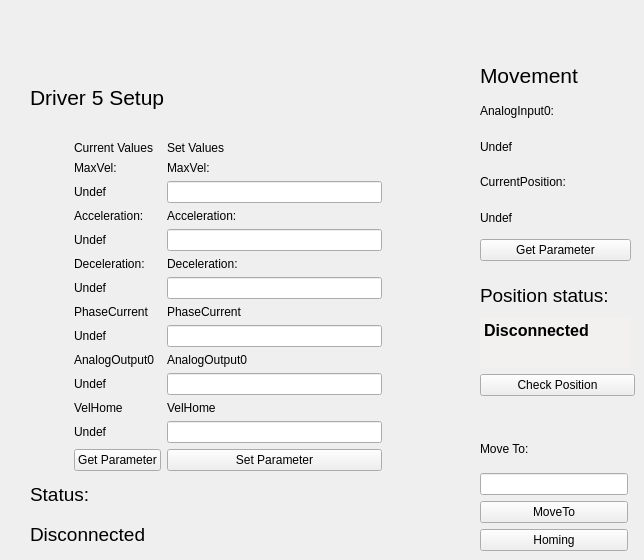
          <widget class="QWidget" name="tab_7">
           <attribute name="title">
            <string>5</string>
           </attribute>
           <attribute name="toolTip">
            <string>Driver 5 Setup and Movimentation</string>
           </attribute>
           <widget class="QWidget" name="layoutWidget_10">
            <property name="geometry">
             <rect>
              <x>480</x>
              <y>430</y>
              <width>148</width>
              <height>121</height>
             </rect>
            </property>
            <layout class="QVBoxLayout" name="verticalLayout_59">
             <item>
              <widget class="QLabel" name="label_225">
               <property name="text">
                <string>Move To:</string>
               </property>
              </widget>
             </item>
             <item>
              <widget class="QLineEdit" name="LineEditMoveToValue_5">
               <property name="toolTip">
                <string>Position to move driver 5</string>
               </property>
              </widget>
             </item>
             <item>
              <widget class="QPushButton" name="MoveTo_5">
               <property name="toolTip">
                <string>Move driver 5 to the position specified above</string>
               </property>
               <property name="text">
                <string>MoveTo</string>
               </property>
              </widget>
             </item>
             <item>
              <widget class="QPushButton" name="Homing_5">
               <property name="toolTip">
                <string>Execute the driver 5 homing procedure</string>
               </property>
               <property name="text">
                <string>Homing</string>
               </property>
              </widget>
             </item>
            </layout>
           </widget>
           <widget class="QWidget" name="layoutWidget_12">
            <property name="geometry">
             <rect>
              <x>480</x>
              <y>60</y>
              <width>151</width>
              <height>201</height>
             </rect>
            </property>
            <layout class="QVBoxLayout" name="verticalLayout_60">
             <item>
              <widget class="QLabel" name="label_228">
               <property name="font">
                <font>
                 <pointsize>16</pointsize>
                </font>
               </property>
               <property name="text">
                <string>Movement</string>
               </property>
              </widget>
             </item>
             <item>
              <widget class="QLabel" name="label_229">
               <property name="text">
                <string>AnalogInput0:</string>
               </property>
              </widget>
             </item>
             <item>
              <widget class="QLabel" name="LabelMovAnalogInput0_5">
               <property name="toolTip">
                <string>Current value of driver 5 AnalogInput(0)</string>
               </property>
               <property name="text">
                <string>Undef</string>
               </property>
              </widget>
             </item>
             <item>
              <widget class="QLabel" name="label_230">
               <property name="text">
                <string>CurrentPosition:</string>
               </property>
              </widget>
             </item>
             <item>
              <widget class="QLabel" name="LabelMovCurrentPosition_5">
               <property name="toolTip">
                <string>Current value of driver 5 CurrentPosition</string>
               </property>
               <property name="text">
                <string>Undef</string>
               </property>
              </widget>
             </item>
             <item>
              <widget class="QPushButton" name="GetParameterMov_5">
               <property name="toolTip">
                <string>Get position parameters of driver 5</string>
               </property>
               <property name="text">
                <string>Get Parameter</string>
               </property>
              </widget>
             </item>
            </layout>
           </widget>
           <widget class="QWidget" name="layoutWidget_11">
            <property name="geometry">
             <rect>
              <x>30</x>
              <y>60</y>
              <width>352</width>
              <height>491</height>
             </rect>
            </property>
            <layout class="QGridLayout" name="gridLayout_38">
             <item row="0" column="0" colspan="3">
              <widget class="QLabel" name="label_83">
               <property name="font">
                <font>
                 <pointsize>16</pointsize>
                </font>
               </property>
               <property name="text">
                <string>Driver 5 Setup</string>
               </property>
              </widget>
             </item>
             <item row="1" column="0">
              <layout class="QVBoxLayout" name="verticalLayout_12">
               <item>
                <widget class="QLabel" name="Images_5">
                 <property name="minimumSize">
                  <size>
                   <width>0</width>
                   <height>100</height>
                  </size>
                 </property>
                 <property name="maximumSize">
                  <size>
                   <width>200</width>
                   <height>150</height>
                  </size>
                 </property>
                 <property name="text">
                  <string/>
                 </property>
                 <property name="pixmap">
                  <pixmap resource="file.qrc">:/Driver.jpg</pixmap>
                 </property>
                 <property name="scaledContents">
                  <bool>true</bool>
                 </property>
                </widget>
               </item>
               <item>
                <widget class="QLabel" name="label_84">
                 <property name="text">
                  <string/>
                 </property>
                </widget>
               </item>
              </layout>
             </item>
             <item row="1" column="1">
              <widget class="QLabel" name="label_353">
               <property name="minimumSize">
                <size>
                 <width>25</width>
                 <height>0</height>
                </size>
               </property>
               <property name="text">
                <string/>
               </property>
              </widget>
             </item>
             <item row="1" column="2">
              <layout class="QGridLayout" name="gridLayout_16">
               <item row="0" column="0">
                <widget class="QLabel" name="label_85">
                 <property name="text">
                  <string>Current Values</string>
                 </property>
                </widget>
               </item>
               <item row="0" column="1">
                <widget class="QLabel" name="label_86">
                 <property name="text">
                  <string>Set Values</string>
                 </property>
                </widget>
               </item>
               <item row="1" column="0">
                <widget class="QLabel" name="label_87">
                 <property name="text">
                  <string>MaxVel:</string>
                 </property>
                </widget>
               </item>
               <item row="1" column="1">
                <widget class="QLabel" name="label_88">
                 <property name="text">
                  <string>MaxVel:</string>
                 </property>
                </widget>
               </item>
               <item row="2" column="0">
                <widget class="QLabel" name="LabelMaxVelSetup_5">
                 <property name="toolTip">
                  <string>Current value of driver 5 MaxVel</string>
                 </property>
                 <property name="text">
                  <string>Undef</string>
                 </property>
                </widget>
               </item>
               <item row="2" column="1">
                <widget class="QLineEdit" name="LineEditMaxVelSetup_5">
                 <property name="toolTip">
                  <string>&lt;html&gt;&lt;head/&gt;&lt;body&gt;&lt;p&gt;MaxVel of driver 5 to set&lt;/p&gt;&lt;/body&gt;&lt;/html&gt;</string>
                 </property>
                </widget>
               </item>
               <item row="3" column="0">
                <widget class="QLabel" name="label_89">
                 <property name="text">
                  <string>Acceleration:</string>
                 </property>
                </widget>
               </item>
               <item row="3" column="1">
                <widget class="QLabel" name="label_90">
                 <property name="text">
                  <string>Acceleration:</string>
                 </property>
                </widget>
               </item>
               <item row="4" column="0">
                <widget class="QLabel" name="LabelAccelerationSetup_5">
                 <property name="toolTip">
                  <string>Current value of driver 5 Acceleration</string>
                 </property>
                 <property name="text">
                  <string>Undef</string>
                 </property>
                </widget>
               </item>
               <item row="4" column="1">
                <widget class="QLineEdit" name="LineEditAccelerationSetup_5">
                 <property name="toolTip">
                  <string>&lt;html&gt;&lt;head/&gt;&lt;body&gt;&lt;p&gt;Acceleration of driver 5 to set&lt;/p&gt;&lt;/body&gt;&lt;/html&gt;</string>
                 </property>
                </widget>
               </item>
               <item row="5" column="0">
                <widget class="QLabel" name="label_91">
                 <property name="text">
                  <string>Deceleration:</string>
                 </property>
                </widget>
               </item>
               <item row="5" column="1">
                <widget class="QLabel" name="label_92">
                 <property name="text">
                  <string>Deceleration:</string>
                 </property>
                </widget>
               </item>
               <item row="6" column="0">
                <widget class="QLabel" name="LabelDecelerationSetup_5">
                 <property name="toolTip">
                  <string>Current value of driver 5 Deceleration</string>
                 </property>
                 <property name="text">
                  <string>Undef</string>
                 </property>
                </widget>
               </item>
               <item row="6" column="1">
                <widget class="QLineEdit" name="LineEditDecelerationSetup_5">
                 <property name="toolTip">
                  <string>&lt;html&gt;&lt;head/&gt;&lt;body&gt;&lt;p&gt;Deceleration of driver 5 to set&lt;/p&gt;&lt;/body&gt;&lt;/html&gt;</string>
                 </property>
                </widget>
               </item>
               <item row="7" column="0">
                <widget class="QLabel" name="label_93">
                 <property name="text">
                  <string>PhaseCurrent</string>
                 </property>
                </widget>
               </item>
               <item row="7" column="1">
                <widget class="QLabel" name="label_94">
                 <property name="text">
                  <string>PhaseCurrent</string>
                 </property>
                </widget>
               </item>
               <item row="8" column="0">
                <widget class="QLabel" name="LabelPhaseCurrentSetup_5">
                 <property name="toolTip">
                  <string>Current value of driver 5 PhaseCurrent</string>
                 </property>
                 <property name="text">
                  <string>Undef</string>
                 </property>
                </widget>
               </item>
               <item row="8" column="1">
                <widget class="QLineEdit" name="LineEditPhaseCurrentSetup_5">
                 <property name="toolTip">
                  <string>&lt;html&gt;&lt;head/&gt;&lt;body&gt;&lt;p&gt; PhaseCurrent of driver 5 to set&lt;/p&gt;&lt;/body&gt;&lt;/html&gt;</string>
                 </property>
                </widget>
               </item>
               <item row="9" column="0">
                <widget class="QLabel" name="label_95">
                 <property name="text">
                  <string>AnalogOutput0</string>
                 </property>
                </widget>
               </item>
               <item row="9" column="1">
                <widget class="QLabel" name="label_96">
                 <property name="text">
                  <string>AnalogOutput0</string>
                 </property>
                </widget>
               </item>
               <item row="10" column="0">
                <widget class="QLabel" name="LabelAnalogOutputSetup_5">
                 <property name="toolTip">
                  <string>Current value of driver 5 AnalogOutput(0)</string>
                 </property>
                 <property name="text">
                  <string>Undef</string>
                 </property>
                </widget>
               </item>
               <item row="10" column="1">
                <widget class="QLineEdit" name="LineEditAnalogOutputSetup_5">
                 <property name="toolTip">
                  <string>&lt;html&gt;&lt;head/&gt;&lt;body&gt;&lt;p&gt; AnalogOutput(0) of driver 5 to set&lt;/p&gt;&lt;/body&gt;&lt;/html&gt;</string>
                 </property>
                </widget>
               </item>
               <item row="11" column="0">
                <widget class="QLabel" name="label_354">
                 <property name="text">
                  <string>VelHome</string>
                 </property>
                </widget>
               </item>
               <item row="11" column="1">
                <widget class="QLabel" name="label_355">
                 <property name="text">
                  <string>VelHome</string>
                 </property>
                </widget>
               </item>
               <item row="12" column="0">
                <widget class="QLabel" name="LabelVelHomeSetup_5">
                 <property name="toolTip">
                  <string>Current value of driver 5 VelHome</string>
                 </property>
                 <property name="text">
                  <string>Undef</string>
                 </property>
                </widget>
               </item>
               <item row="12" column="1">
                <widget class="QLineEdit" name="LineEditVelHomeSetup_5">
                 <property name="toolTip">
                  <string>&lt;html&gt;&lt;head/&gt;&lt;body&gt;&lt;p&gt; AnalogOutput(0) of driver 5 to set&lt;/p&gt;&lt;/body&gt;&lt;/html&gt;</string>
                 </property>
                </widget>
               </item>
               <item row="13" column="0">
                <widget class="QPushButton" name="GetParameterDriver_5">
                 <property name="toolTip">
                  <string>&lt;html&gt;&lt;head/&gt;&lt;body&gt;&lt;p&gt;Get the current parameter of the driver 5&lt;/p&gt;&lt;/body&gt;&lt;/html&gt;</string>
                 </property>
                 <property name="text">
                  <string>Get Parameter</string>
                 </property>
                </widget>
               </item>
               <item row="13" column="1">
                <widget class="QPushButton" name="SetParameterDriver_5">
                 <property name="toolTip">
                  <string>&lt;html&gt;&lt;head/&gt;&lt;body&gt;&lt;p&gt;Set parameter of driver 5. Nota bene: in order to accomplished the command you have to set all the fields above.&lt;/p&gt;&lt;/body&gt;&lt;/html&gt;</string>
                 </property>
                 <property name="text">
                  <string>Set Parameter</string>
                 </property>
                </widget>
               </item>
              </layout>
             </item>
             <item row="2" column="0" colspan="3">
              <layout class="QVBoxLayout" name="verticalLayout_13">
               <item>
                <widget class="QLabel" name="label_97">
                 <property name="font">
                  <font>
                   <pointsize>14</pointsize>
                  </font>
                 </property>
                 <property name="text">
                  <string>Status:</string>
                 </property>
                </widget>
               </item>
               <item>
                <widget class="QLabel" name="LabelStatusDriver5">
                 <property name="font">
                  <font>
                   <pointsize>14</pointsize>
                  </font>
                 </property>
                 <property name="toolTip">
                  <string>Driver 5 Status</string>
                 </property>
                 <property name="text">
                  <string>Disconnected</string>
                 </property>
                </widget>
               </item>
              </layout>
             </item>
            </layout>
           </widget>
           <widget class="QWidget" name="layoutWidget_45">
            <property name="geometry">
             <rect>
              <x>480</x>
              <y>280</y>
              <width>155</width>
              <height>116</height>
             </rect>
            </property>
            <layout class="QVBoxLayout" name="verticalLayout_82">
             <item>
              <layout class="QVBoxLayout" name="verticalLayout_38">
               <item>
                <widget class="QLabel" name="label_309">
                 <property name="font">
                  <font>
                   <pointsize>14</pointsize>
                  </font>
                 </property>
                 <property name="text">
                  <string>Position status:</string>
                 </property>
                </widget>
               </item>
               <item>
                <widget class="QTextEdit" name="LabelPositionStatus_5">
                 <property name="maximumSize">
                  <size>
                   <width>151</width>
                   <height>51</height>
                  </size>
                 </property>
                 <property name="palette">
                  <palette>
                   <active>
                    <colorrole role="Base">
                     <brush brushstyle="SolidPattern">
                      <color alpha="255">
                       <red>242</red>
                       <green>241</green>
                       <blue>240</blue>
                      </color>
                     </brush>
                    </colorrole>
                   </active>
                   <inactive>
                    <colorrole role="Base">
                     <brush brushstyle="SolidPattern">
                      <color alpha="255">
                       <red>242</red>
                       <green>241</green>
                       <blue>240</blue>
                      </color>
                     </brush>
                    </colorrole>
                   </inactive>
                   <disabled>
                    <colorrole role="Base">
                     <brush brushstyle="SolidPattern">
                      <color alpha="255">
                       <red>255</red>
                       <green>255</green>
                       <blue>255</blue>
                      </color>
                     </brush>
                    </colorrole>
                   </disabled>
                  </palette>
                 </property>
                 <property name="font">
                  <font>
                   <pointsize>12</pointsize>
                   <weight>75</weight>
                   <bold>true</bold>
                  </font>
                 </property>
                 <property name="toolTip">
                  <string>&lt;html&gt;&lt;head/&gt;&lt;body&gt;&lt;p&gt;&lt;span style=&quot; font-size:11pt; font-weight:400;&quot;&gt;Here is printed the correspondence between the estimated position and the CurrentPosition of the driver 5.&lt;/span&gt;&lt;/p&gt;&lt;/body&gt;&lt;/html&gt;</string>
                 </property>
                 <property name="frameShape">
                  <enum>QFrame::NoFrame</enum>
                 </property>
                 <property name="html">
                  <string>&lt;!DOCTYPE HTML PUBLIC &quot;-//W3C//DTD HTML 4.0//EN&quot; &quot;http://www.w3.org/TR/REC-html40/strict.dtd&quot;&gt;
&lt;html&gt;&lt;head&gt;&lt;meta name=&quot;qrichtext&quot; content=&quot;1&quot; /&gt;&lt;style type=&quot;text/css&quot;&gt;
p, li { white-space: pre-wrap; }
&lt;/style&gt;&lt;/head&gt;&lt;body style=&quot; font-family:'Ubuntu'; font-size:12pt; font-weight:600; font-style:normal;&quot;&gt;
&lt;p style=&quot; margin-top:0px; margin-bottom:0px; margin-left:0px; margin-right:0px; -qt-block-indent:0; text-indent:0px;&quot;&gt;Disconnected&lt;/p&gt;&lt;/body&gt;&lt;/html&gt;</string>
                 </property>
                 <property name="textInteractionFlags">
                  <set>Qt::TextSelectableByMouse</set>
                 </property>
                </widget>
               </item>
              </layout>
             </item>
             <item>
              <widget class="QPushButton" name="CheckPositionButton_5">
               <property name="toolTip">
                <string>&lt;html&gt;&lt;head/&gt;&lt;body&gt;&lt;p&gt;Verify the correspondence between the estimated position and the current position of the driver 5.&lt;/p&gt;&lt;/body&gt;&lt;/html&gt;</string>
               </property>
               <property name="text">
                <string>Check Position</string>
               </property>
              </widget>
             </item>
            </layout>
           </widget>
          </widget>
